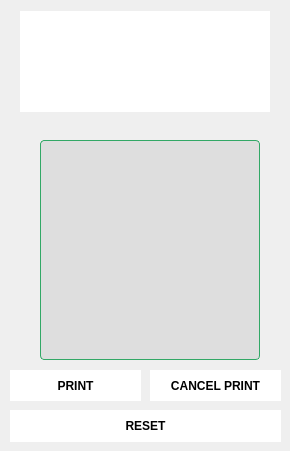
               <widget class="QGroupBox" name="groupBox_5">
                <property name="maximumSize">
                 <size>
                  <width>300</width>
                  <height>16777215</height>
                 </size>
                </property>
                <property name="styleSheet">
                 <string notr="true">border: none;</string>
                </property>
                <property name="title">
                 <string/>
                </property>
                <widget class="QPushButton" name="btn_Reset">
                 <property name="geometry">
                  <rect>
                   <x>10</x>
                   <y>410</y>
                   <width>271</width>
                   <height>32</height>
                  </rect>
                 </property>
                 <property name="font">
                  <font>
                   <weight>75</weight>
                   <bold>true</bold>
                  </font>
                 </property>
                 <property name="cursor">
                  <cursorShape>PointingHandCursor</cursorShape>
                 </property>
                 <property name="styleSheet">
                  <string notr="true">background-color: #fff;</string>
                 </property>
                 <property name="text">
                  <string>RESET</string>
                 </property>
                </widget>
                <widget class="PushButton" name="btn_Print">
                 <property name="geometry">
                  <rect>
                   <x>10</x>
                   <y>370</y>
                   <width>131</width>
                   <height>31</height>
                  </rect>
                 </property>
                 <property name="minimumSize">
                  <size>
                   <width>80</width>
                   <height>25</height>
                  </size>
                 </property>
                 <property name="font">
                  <font>
                   <weight>75</weight>
                   <bold>true</bold>
                  </font>
                 </property>
                 <property name="cursor">
                  <cursorShape>PointingHandCursor</cursorShape>
                 </property>
                 <property name="styleSheet">
                  <string notr="true">background-color: #fff;</string>
                 </property>
                 <property name="text">
                  <string>PRINT</string>
                 </property>
                </widget>
                <widget class="PushButton" name="btn_CancelPrint">
                 <property name="geometry">
                  <rect>
                   <x>150</x>
                   <y>370</y>
                   <width>131</width>
                   <height>31</height>
                  </rect>
                 </property>
                 <property name="minimumSize">
                  <size>
                   <width>80</width>
                   <height>25</height>
                  </size>
                 </property>
                 <property name="font">
                  <font>
                   <weight>75</weight>
                   <bold>true</bold>
                  </font>
                 </property>
                 <property name="cursor">
                  <cursorShape>PointingHandCursor</cursorShape>
                 </property>
                 <property name="styleSheet">
                  <string notr="true">background-color: #fff;</string>
                 </property>
                 <property name="text">
                  <string>CANCEL PRINT</string>
                 </property>
                </widget>
                <widget class="QLabel" name="frame_QR">
                 <property name="geometry">
                  <rect>
                   <x>40</x>
                   <y>140</y>
                   <width>220</width>
                   <height>220</height>
                  </rect>
                 </property>
                 <property name="styleSheet">
                  <string notr="true">background-color: rgb(222, 222, 222); border: 1px solid #32a866;border-radius: 4px;</string>
                 </property>
                 <property name="text">
                  <string/>
                 </property>
                 <property name="scaledContents">
                  <bool>true</bool>
                 </property>
                 <property name="alignment">
                  <set>Qt::AlignCenter</set>
                 </property>
                </widget>
                <widget class="QLabel" name="label_59">
                 <property name="geometry">
                  <rect>
                   <x>20</x>
                   <y>11</y>
                   <width>250</width>
                   <height>101</height>
                  </rect>
                 </property>
                 <property name="maximumSize">
                  <size>
                   <width>250</width>
                   <height>16777215</height>
                  </size>
                 </property>
                 <property name="styleSheet">
                  <string notr="true">background-color: #fff
</string>
                 </property>
                 <property name="text">
                  <string/>
                 </property>
                 <property name="wordWrap">
                  <bool>true</bool>
                 </property>
                </widget>
               </widget>
